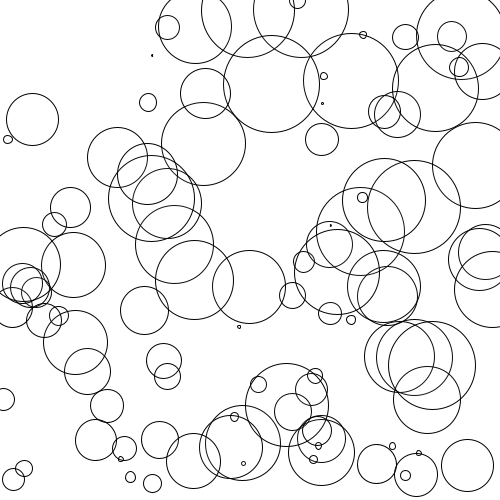
Frame 1 (no input)
Frame 60 (the mouse pressed at the canvas centre just before this capture): identical to frame 1, image omitted
Frame 120 (the mouse held since frame 60 and released just before this capture): identical to frame 1, image omitted

The Processing sketch that drew this single still picture (run headless with seeded random() and noise(); from frame 60 on, the mouse is pressed at the canvas centre):

// Processing sketch: Array02
// ── Array02.pde
/*
These lessons are based, copied and sometimes modified from the following repos:
visiophone/LSI
jeffThompson/ProcessingTeachingSketches

also from Daniel Shifmann Learning Processing and
his multiple cool stuff online
*/

//declare array
float[] values = new float[100];

void setup ()
{
  size(500,500);
  smooth();
  
  //initialize array using a for loop
  for (int n = 0; n < values.length; n++) 
  {
    values[n] = random(0, 100);
  }
  
  background(255);

  for (int n = 0; n < values.length; n++)
  {
    fill(255,10);
    ellipse(random(0,width), random(0,height), values[n], values[n]);
  }
}

void draw()
{
  if(keyPressed)
  {
    if(key=='f')
    {
      setup();
    }
  }

}
